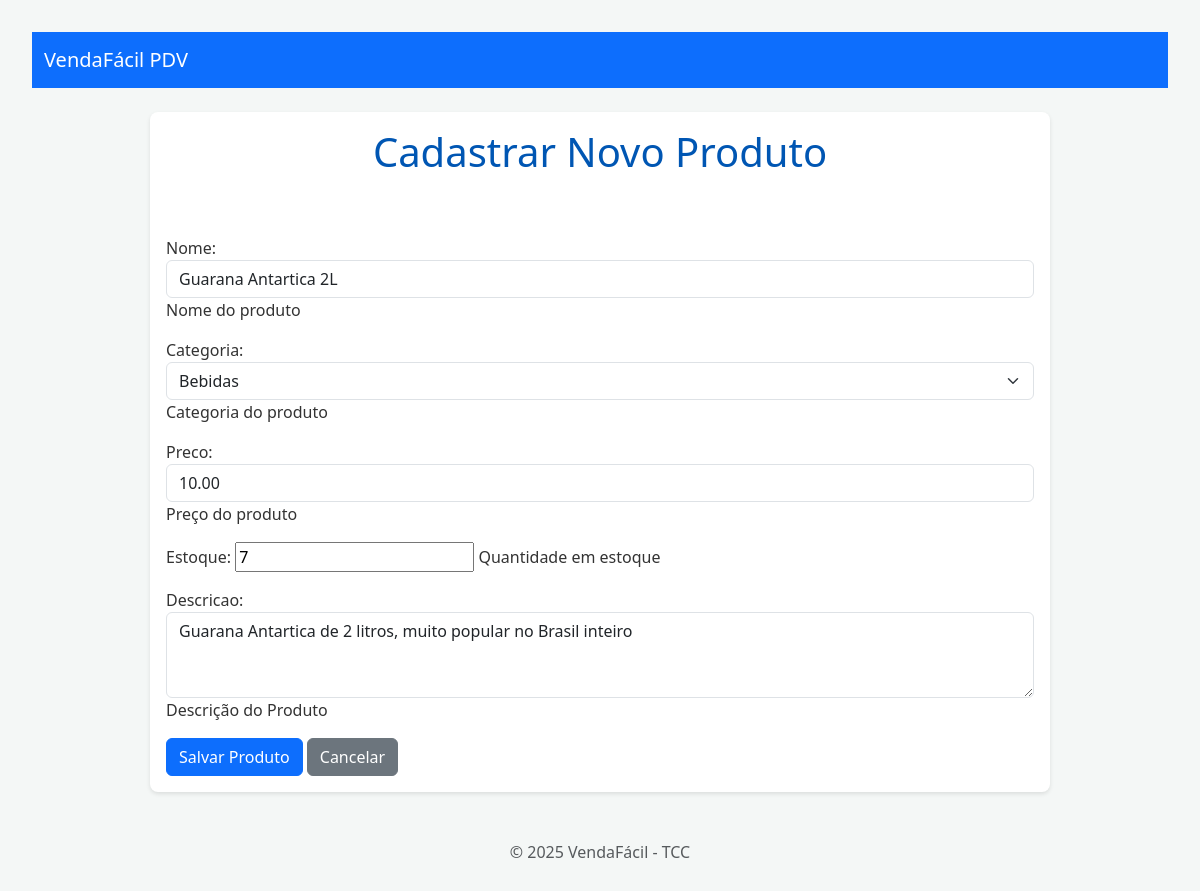
Page /produtos/4/editar/ on the committed database.
### products/models.py (models this page shows, shortened)
class Produto(models.Model):
    nome = models.CharField(max_length=200, help_text="Nome do produto")
    descricao = models.TextField(blank=True, null=True, help_text="Descrição do Produto")
    preco = models.DecimalField(max_digits=10, decimal_places=2, help_text="Preço do produto")
    estoque = models.IntegerField(default=0, help_text="Quantidade em estoque")
    categoria = models.ForeignKey(Categoria, on_delete=models.PROTECT, related_name='produtos', help_text="Categoria do produto")
    data_criacao = models.DateTimeField(auto_now_add=True)
    data_atualizacao = models.DateTimeField(auto_now=True)

class Categoria(models.Model):
    nome = models.CharField(max_length=100, unique=True, help_text="Nome da categoria")
    def __str__(self):
        return self.nome

### products/views.py (the view)
# urls.py: path('<int:pk>/editar/', views.atualizar_produto, name='atualizar_produto'),
def atualizar_produto(request, pk):
    produto = get_object_or_404(Produto, pk=pk)
    if request.method =='POST':
        form = ProdutoForm(request.POST, instance=produto)
        if form.is_valid():
            form.save()
            return redirect('products:detalhe_produto', pk=produto.pk)
    else:
        form = ProdutoForm(instance=produto)
    context = {
        'form': form
    }
    return render(request, 'products/form_produtos.html', context)

### products/forms.py
class ProdutoForm(forms.ModelForm):
    class Meta:
        model = Produto
        fields = ['nome', 'categoria', 'preco', 'estoque', 'descricao']
        widgets = {
            'nome': forms.TextInput(attrs={'class': 'form-control'}),
            'categoria': forms.Select(attrs={'class': 'form-select'}),
            'preco': forms.NumberInput(attrs={'class': 'form-control'}),
            'descricao': forms.Textarea(attrs={'class': 'form-control', 'rows': 3}),
        }

### templates/products/form_produtos.html (shortened to what this page needs)
{% extends 'base.html' %}
{% block content %}
<h1>Cadastrar Novo Produto</h1>
<form method="POST">
    {{ form.as_p }}
    <button type="submit" class="btn btn-primary">Salvar Produto</button>
    <a href="{% url 'products:listar_produtos' %}" class="btn btn-secondary">Cancelar</a>
</form>
{% endblock %}

### static/css/main.css (style rules this page uses)
body { font-family: system-ui, -apple-system, BlinkMacSystemFont, 'Segoe UI', Roboto, Oxygen, Ubuntu, Cantarell, 'Open Sans', 'Helvetica Neue', sans-serif; background-color: #f4f7f6; color: #333; margin: 0; padding: 2em; }
h1 { color: #0056b3; text-align: center; margin-bottom: 1.5em; }

### rows in the picture
Produto: nome "Guarana Antartica 2L", categoria "Bebidas", preco "10.00", estoque "7", descricao "Guarana Antartica de 2 litros, muito popular no Brasil inteiro"
